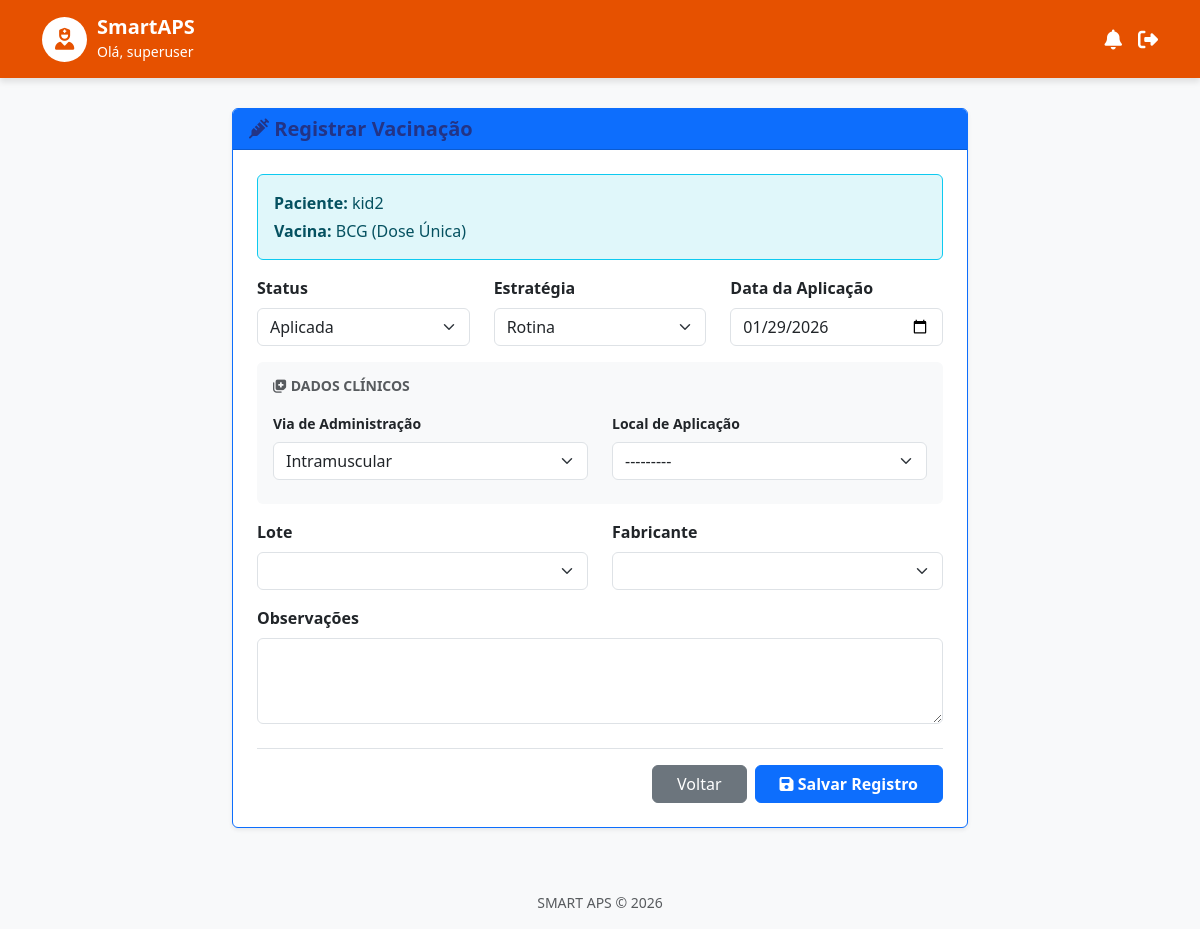
Before: /vacina/118/editar/ (signed in) with the older database file.
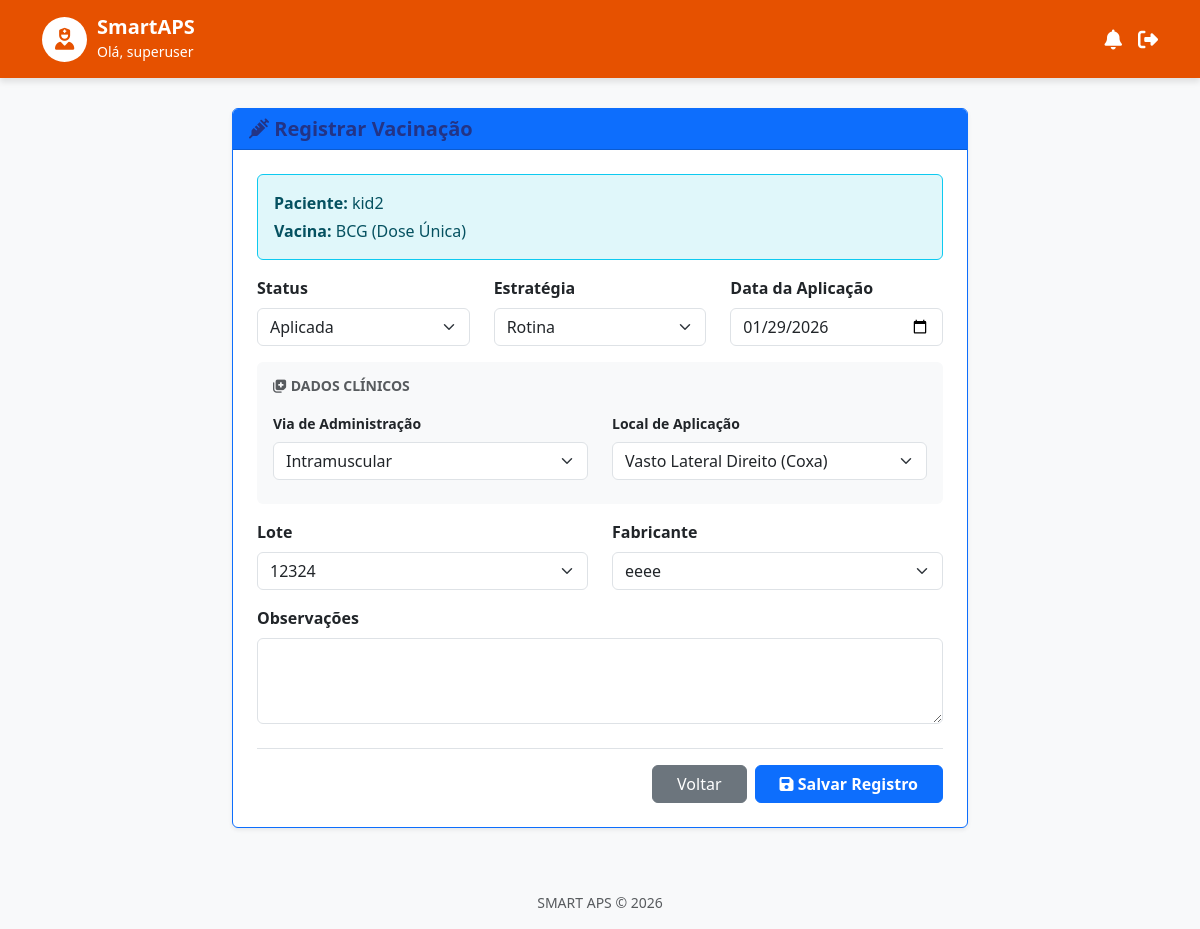
After: the same page with the newer database file.
### core/models.py (models this page shows, shortened)
class RegistroVacina(models.Model):
    lote = models.CharField(max_length=50, blank=True, null=True)
    observacao = models.TextField(blank=True, null=True)
    STATUS_CHOICES = [
        ('PENDENTE', 'Em Aberto'),
        ('ATRASADA', 'Atrasada'), # Isso pode ser calculado dinamicamente também
        ('APLICADA', 'Aplicada'),
    ]
    VIA_CHOICES = [
        ('INTRAMUSCULAR', 'Intramuscular'),
        ('SUBCUTANEA', 'Subcutânea'),
        ('ORAL', 'Oral'),
        ('INTRADERMICA', 'Intradérmica'),
    ]
    crianca = models.ForeignKey(Crianca, on_delete=models.CASCADE, related_name='registros')
    vacina = models.ForeignKey(Vacina, on_delete=models.CASCADE)
    status = models.CharField(max_length=20, choices=STATUS_CHOICES, default='PENDENTE')
    dose = models.CharField(max_length=50) # Ex: 1ª Dose, Reforço
    lote = models.CharField(max_length=50, blank=True)
    fabricante = models.CharField(max_length=100, blank=True)
    observacoes = models.TextField(blank=True, null=True)
    profissional_aplicou = models.CharField(max_length=100, blank=True)
    data_aplicacao = models.DateField(blank=True, null=True)
    via_administracao = models.CharField(max_length=30, choices=VIA_CHOICES, blank=True)
    local_aplicacao = models.CharField(max_length=100, blank=True) # Ex: Deltoide direito
    estrategia = models.CharField(max_length=100, default="Rotina") # Rotina ou Campanha
    class Meta:
        indexes = [
            models.Index(fields=['status']), # Muito usado para contar atrasos
        ]
    aplicado_por = models.ForeignKey(
        settings.AUTH_USER_MODEL, # Aponta para o seu UsuarioACS
        on_delete=models.SET_NULL, # Se o usuário for demitido/deletado, o registro fica mas sem nome
        null=True,
        blank=True,
        related_name='vacinas_aplicadas'
    )
    ESTRATEGIAS = [
        ('ROTINA', 'Rotina'),
        ('CAMPANHA', 'Campanha'),
        ('BLOQUEIO', 'Bloqueio'),
        ('ESPECIAL', 'Especial'),
    ]
    VIAS = [
        ('INTRAMUSCULAR', 'Intramuscular'),
        ('ORAL', 'Oral'),
        ('SUBCUTANEA', 'Subcutânea'),
        ('INTRADERMICA', 'Intradérmica'),
    ]
    LOCAIS = [
        ('VASTO_LATERAL_D', 'Vasto Lateral Direito (Coxa)'),
        ('VASTO_LATERAL_E', 'Vasto Lateral Esquerdo (Coxa)'),
        ('DELTOIDE_D', 'Deltoide Direito (Braço)'),
        ('DELTOIDE_E', 'Deltoide Esquerdo (Braço)'),
        ('GLUTEO_D', 'Glúteo Direito'),
        ('GLUTEO_E', 'Glúteo Esquerdo'),
        ('BOCA', 'Boca (Oral)'),
        ('OUTROS', 'Outros'),
    ]
    status = models.CharField(max_length=20, default='PENDENTE') # Vamos tratar isso no form
    estrategia = models.CharField(max_length=20, choices=ESTRATEGIAS, default='ROTINA')
    via_administracao = models.CharField(max_length=20, choices=VIAS, default='INTRAMUSCULAR')
    local_aplicacao = models.CharField(max_length=20, choices=LOCAIS, blank=True, null=True)
    lote = models.CharField(max_length=50, blank=True, null=True)
    fabricante = models.CharField(max_length=50, blank=True, null=True)
    observacoes = models.TextField(blank=True, null=True)
    profissional_aplicou = models.CharField(max_length=100, blank=True, null=True)

class Crianca(models.Model):
    SEXO_CHOICES = [
        ('M', 'Masculino'),
        ('F', 'Feminino'),
    ]
    nome = models.CharField(max_length=200)
    data_nascimento = models.DateField()
    cpf = models.CharField("CPF", max_length=14, unique=True) # Sugestão: usar lib django-localflavor-br depois
    cns = models.CharField("CNS", max_length=15, unique=True)
    localidade = models.CharField(max_length=100)
    nome_mae = models.CharField("Nome da Mãe", max_length=200)
    sexo = models.CharField(max_length=1, choices=SEXO_CHOICES)
    criado_em = models.DateTimeField(auto_now_add=True)
    cadastrado_por = models.ForeignKey(UsuarioACS, on_delete=models.SET_NULL, null=True)
    class Meta:
        ordering = ['nome']
        indexes = [
            models.Index(fields=['nome']),             # Usado na busca
            models.Index(fields=['data_nascimento']),  # Usado no Censo (cálculo de bebês)
            models.Index(fields=['sexo']),             # Usado no Censo (meninos/meninas)
            models.Index(fields=['cns']),              # Usado na busca
        ]

class Vacina(models.Model):
    nome = models.CharField(max_length=100) # Ex: BCG, Pentavalente
    descricao_doenca = models.CharField("Previne que doença", max_length=200)
    idade_alvo_meses = models.IntegerField("Idade Alvo (meses)", help_text="0 para ao nascer")
    dose_padrao = models.CharField("Dose Padrão", max_length=50, default="Dose Única")
    class Meta:
        ordering = ['idade_alvo_meses', 'nome'] # Garante a ordem do calendário

### core/views.py (the view)
# urls.py: path('vacina/<int:registro_id>/editar/', views.editar_registro, name='editar_registro'),
@never_cache
@login_required
def editar_registro(request, registro_id):
    registro = get_object_or_404(RegistroVacina, pk=registro_id)
    if request.method == 'POST':
        form = RegistroVacinaForm(request.POST, instance=registro)
        if form.is_valid():
            vacina_aplicada = form.save()
            if vacina_aplicada.lote and vacina_aplicada.status == 'APLICADA':
                lote_estoque = LoteVacina.objects.filter(
                    vacina=vacina_aplicada.vacina,
                    numero_lote=vacina_aplicada.lote
                ).first()
                if lote_estoque:
                    if lote_estoque.quantidade_disponivel > 0:
                        lote_estoque.quantidade_disponivel = F('quantidade_disponivel') - 1
                        lote_estoque.save()
                        lote_estoque.refresh_from_db() # Recarrega para ver o valor real numérico
                        if lote_estoque.quantidade_disponivel <= 5:
                            messages.warning(request, f"Atenção: O estoque do Lote {lote_estoque.numero_lote} está baixo ({lote_estoque.quantidade_disponivel} un).")
                    else:
                        messages.error(request, f"Erro: O Lote {vacina_aplicada.lote} consta como zerado no sistema, mas o registro foi salvo.")
            messages.success(request, 'Vacina registrada e estoque atualizado com sucesso!')
            return redirect('cartao_vacina', crianca_id=registro.crianca.id)
    else:
        form = RegistroVacinaForm(
            instance=registro,
            initial={'status': 'APLICADA'}
        )
    context = {
        'form': form,
        'registro': registro,
        'crianca': registro.crianca
    }
    return render(request, 'registro_form.html', context)

### core/templates/registro_form.html (shortened to what this page needs)
{% extends 'base.html' %}
{% block content %}
<div class="row justify-content-center">
    <div class="col-md-8">
        <div class="card border-primary shadow-sm">
            <div class="card-header bg-primary text-white">
                <h5 class="mb-0 fw-bold">
                    <i class="fa-solid fa-syringe"></i> Registrar Vacinação
                </h5>
            </div>
            <div class="card-body p-4">
                <div class="alert alert-info border-info" style="background-color: #e0f7fa;">
                    <p class="mb-1"><strong>Paciente:</strong> {{ registro.crianca.nome }}</p>
                    <p class="mb-0"><strong>Vacina:</strong> {{ registro.vacina.nome }} ({{ registro.vacina.dose_padrao }})</p>
                </div>
                <form method="post">
                    <div class="row">
                        <div class="col-md-4 mb-3">
                            <label class="form-label fw-bold">Status</label>
                            {{ form.status }}
                        </div>
                        <div class="col-md-4 mb-3">
                            <label class="form-label fw-bold">Estratégia</label>
                            {{ form.estrategia }}
                        </div>
                        <div class="col-md-4 mb-3">
                            <label class="form-label fw-bold">Data da Aplicação</label>
                            {{ form.data_aplicacao }}
                        </div>
                    </div>
                    <div class="card bg-light border-0 mb-3">
                        <div class="card-body py-3">
                            <h6 class="text-muted text-uppercase fw-bold small mb-3">
                                <i class="fa-solid fa-notes-medical"></i> Dados Clínicos
                            </h6>
                            <div class="row">
                                <div class="col-md-6 mb-2">
                                    <label class="form-label fw-bold small">Via de Administração</label>
                                    {{ form.via_administracao }}
                                </div>
                                <div class="col-md-6 mb-2">
                                    <label class="form-label fw-bold small">Local de Aplicação</label>
                                    {{ form.local_aplicacao }}
                                </div>
                            </div>
                        </div>
                    </div>
                    <div class="row">
                        <div class="col-md-6 mb-3">
                            <label class="form-label fw-bold">Lote</label>
                            {{ form.lote }}
                        </div>
                        <div class="col-md-6 mb-3">
                            <label class="form-label fw-bold">Fabricante</label>
                            {{ form.fabricante }}
                        </div>
                    </div>
                    <div class="mb-3">
                        <label class="form-label fw-bold">Observações</label>
                        {{ form.observacoes }}
                    </div>
                    <div class="d-flex justify-content-end gap-2 mt-4 border-top pt-3">
                        <a href="{% url 'cartao_vacina' registro.crianca.id %}" class="btn btn-secondary px-4">Voltar</a>
                        <button type="submit" class="btn btn-primary px-4 fw-bold">
                            <i class="fa-solid fa-save"></i> Salvar Registro
                        </button>
                    </div>
                </form>
            </div>
        </div>
    </div>
</div>
{% endblock %}

Changed rows visible on the page:
changed RegistroVacina "Aplicada": local_aplicacao "---------" → "Vasto Lateral Direito (Coxa)"; lote (not shown) → "12324"; fabricante (not shown) → "eeee"
